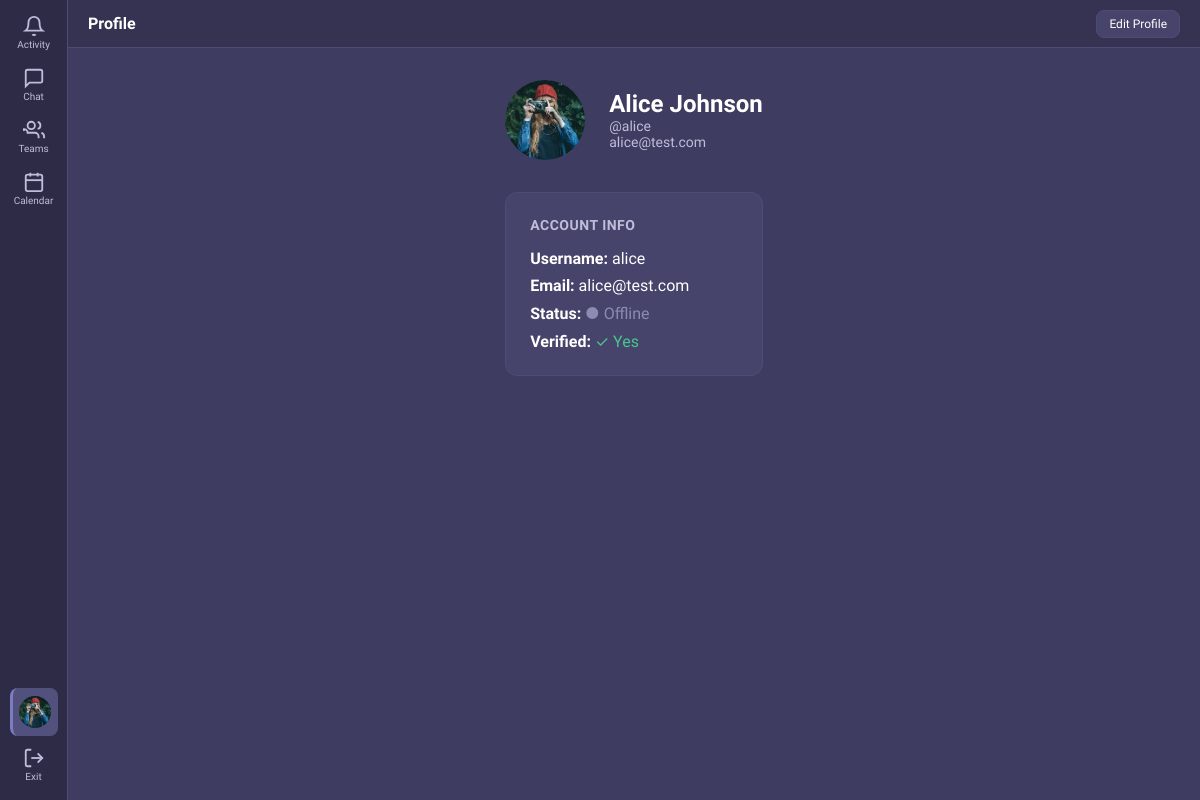
Page /accounts/profile/ (signed in) on the earlier database version.
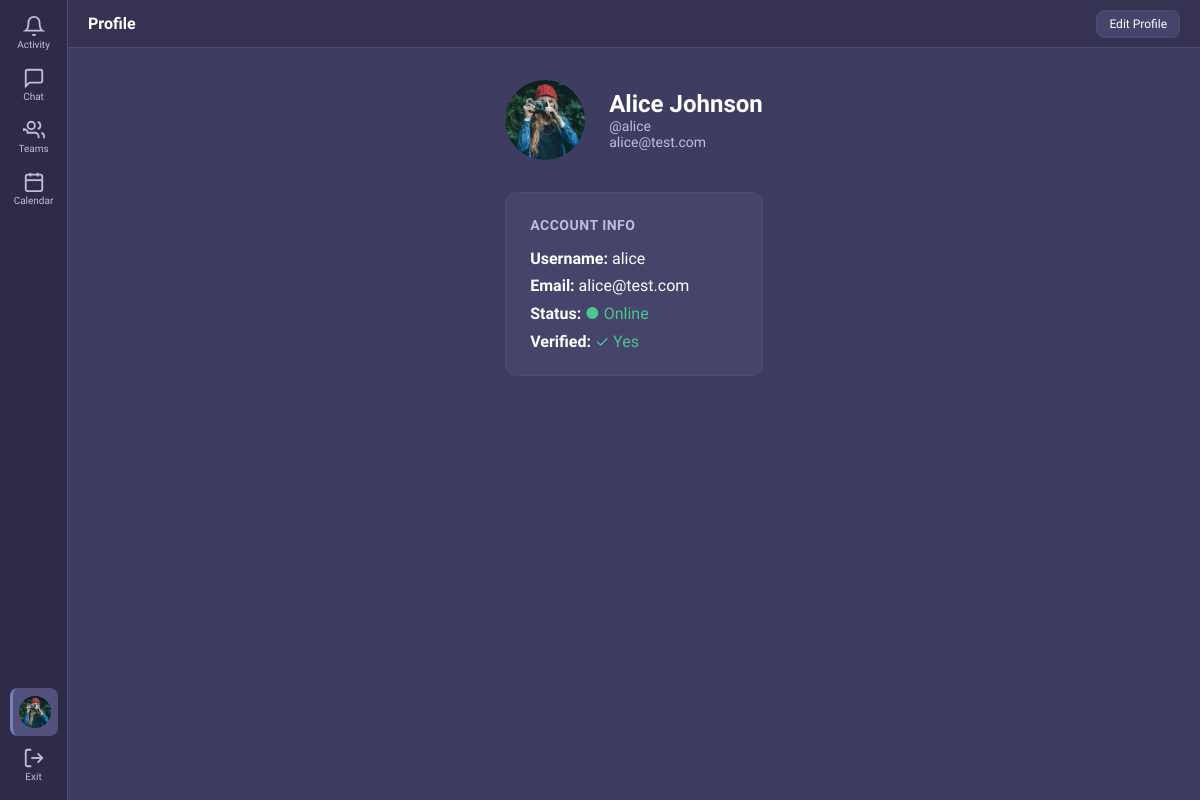
Same page on the later database version.
### accounts/views.py (the view)
# urls.py: path('profile/', views.profile_view, name='profile'),
@login_required
def profile_view(request):
    return render(request, 'accounts/profile.html', {'profile_user': request.user})

### accounts/models.py (called while the page is built)
    def get_profile_image_url(self):
        if self.profile_image:
            return self.profile_image.url
        return '/static/images/default-avatar.svg'

    def get_display_name(self):
        if self.first_name and self.last_name:
            return f"{self.first_name} {self.last_name}"
        return self.username

### templates/accounts/profile.html (shortened to what this page needs)
{% extends 'base.html' %}
{% load static %}
{% block body %}
<div class="app-layout">
    {% include 'partials/sidebar.html' with active_tab='profile' %}
    <div class="main-content">
        <div class="content-header">
            <div class="content-header-left"><h3>Profile</h3></div>
            <div class="content-header-right">
                <a href="{% url 'accounts:edit_profile' %}" class="btn btn-secondary btn-sm">Edit Profile</a>
            </div>
        </div>
        <div class="profile-container">
            <div class="profile-header">
                <img src="{{ profile_user.get_profile_image_url }}" class="avatar avatar-xl" alt="{{ profile_user.get_display_name }}">
                <div class="profile-details">
                    <h2>{{ profile_user.get_display_name }}</h2>
                    <p>@{{ profile_user.username }}</p>
                    <p>{{ profile_user.email }}</p>
                </div>
            </div>
            <div class="profile-section">
                <h3>Account Info</h3>
                <p><strong>Username:</strong> {{ profile_user.username }}</p>
                <p style="margin-top:8px"><strong>Email:</strong> {{ profile_user.email }}</p>
                <p style="margin-top:8px"><strong>Status:</strong>
                    {% if profile_user.is_online %}<span style="color:var(--success)">● Online</span>
                    {% else %}<span style="color:var(--text-muted)">● Offline</span>{% endif %}
                </p>
                <p style="margin-top:8px"><strong>Verified:</strong>
                    {% if profile_user.is_verified %}<span style="color:var(--success)">✓ Yes</span>
                    {% else %}<span style="color:var(--warning)">✗ No</span>{% endif %}
                </p>
            </div>
        </div>
    </div>
</div>
{% endblock %}

Differences in the rows shown:
changed CustomUser "Alice Johnson": is_online False → True (drawn)
Other differences:
text no longer shown: "● Offline"
text now shown: "● Online"
